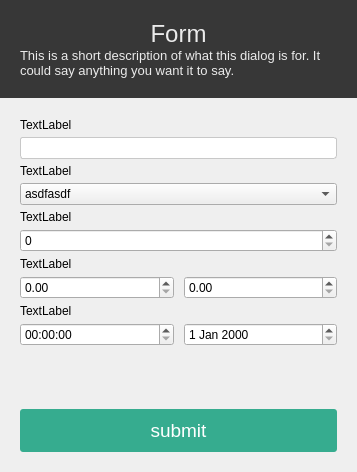
<?xml version="1.0" encoding="UTF-8"?>
<ui version="4.0">
 <class>Dialog</class>
 <widget class="QDialog" name="Dialog">
  <property name="windowModality">
   <enum>Qt::WindowModal</enum>
  </property>
  <property name="geometry">
   <rect>
    <x>0</x>
    <y>0</y>
    <width>357</width>
    <height>472</height>
   </rect>
  </property>
  <property name="windowTitle">
   <string>Dialog</string>
  </property>
  <property name="modal">
   <bool>true</bool>
  </property>
  <layout class="QVBoxLayout" name="verticalLayout_2" stretch="0,0,0">
   <property name="spacing">
    <number>0</number>
   </property>
   <property name="margin">
    <number>0</number>
   </property>
   <item>
    <widget class="QWidget" name="widget" native="true">
     <property name="sizePolicy">
      <sizepolicy hsizetype="Minimum" vsizetype="Minimum">
       <horstretch>0</horstretch>
       <verstretch>0</verstretch>
      </sizepolicy>
     </property>
     <property name="mouseTracking">
      <bool>false</bool>
     </property>
     <property name="acceptDrops">
      <bool>false</bool>
     </property>
     <property name="autoFillBackground">
      <bool>false</bool>
     </property>
     <property name="styleSheet">
      <string notr="true">background: rgb(55, 55, 55);</string>
     </property>
     <property name="form_header" stdset="0">
      <bool>true</bool>
     </property>
     <layout class="QGridLayout" name="gridLayout_3">
      <property name="horizontalSpacing">
       <number>10</number>
      </property>
      <property name="verticalSpacing">
       <number>0</number>
      </property>
      <property name="margin">
       <number>20</number>
      </property>
      <item row="0" column="0">
       <widget class="QLabel" name="Title">
        <property name="layoutDirection">
         <enum>Qt::LeftToRight</enum>
        </property>
        <property name="autoFillBackground">
         <bool>false</bool>
        </property>
        <property name="styleSheet">
         <string notr="true">font: 18pt;
color: rgb(235, 235, 235);</string>
        </property>
        <property name="text">
         <string>Form</string>
        </property>
        <property name="alignment">
         <set>Qt::AlignCenter</set>
        </property>
        <property name="form_title" stdset="0">
         <bool>true</bool>
        </property>
       </widget>
      </item>
      <item row="1" column="0">
       <widget class="QLabel" name="description">
        <property name="styleSheet">
         <string notr="true">font: 10pt;
color: rgb(235, 235, 235);</string>
        </property>
        <property name="text">
         <string>This is a short description of what this dialog is for. It could say anything you want it to say.</string>
        </property>
        <property name="wordWrap">
         <bool>true</bool>
        </property>
        <property name="form_description" stdset="0">
         <bool>true</bool>
        </property>
       </widget>
      </item>
     </layout>
    </widget>
   </item>
   <item>
    <widget class="QWidget" name="widget_2" native="true">
     <property name="autoFillBackground">
      <bool>true</bool>
     </property>
     <layout class="QGridLayout" name="gridLayout">
      <property name="horizontalSpacing">
       <number>10</number>
      </property>
      <property name="verticalSpacing">
       <number>5</number>
      </property>
      <property name="margin">
       <number>20</number>
      </property>
      <item row="12" column="0">
       <widget class="QTimeEdit" name="timeEdit">
        <property name="DateField" stdset="0">
         <bool>true</bool>
        </property>
        <property name="SpinField" stdset="0">
         <bool>true</bool>
        </property>
       </widget>
      </item>
      <item row="12" column="1">
       <widget class="QDateEdit" name="dateEdit">
        <property name="DateField" stdset="0">
         <bool>true</bool>
        </property>
        <property name="SpinField" stdset="0">
         <bool>true</bool>
        </property>
       </widget>
      </item>
      <item row="1" column="0" colspan="2">
       <widget class="QLineEdit" name="lineEdit">
        <property name="styleSheet">
         <string notr="true">height: 20;
background: rgb(255, 255, 255);
border: 1px solid rgb(200, 200, 200);
border-radius: 3px;</string>
        </property>
        <property name="StringField" stdset="0">
         <bool>true</bool>
        </property>
       </widget>
      </item>
      <item row="3" column="0" colspan="2">
       <widget class="QComboBox" name="comboBox">
        <property name="StringOptionField" stdset="0">
         <bool>true</bool>
        </property>
        <property name="OptionField" stdset="0">
         <bool>true</bool>
        </property>
        <item>
         <property name="text">
          <string>asdfasdf</string>
         </property>
        </item>
        <item>
         <property name="text">
          <string>asdfasdfasdf</string>
         </property>
        </item>
        <item>
         <property name="text">
          <string>asgasdgsdag</string>
         </property>
        </item>
        <item>
         <property name="text">
          <string>sagdsadgasdg</string>
         </property>
        </item>
       </widget>
      </item>
      <item row="13" column="0" colspan="2">
       <spacer name="verticalSpacer">
        <property name="orientation">
         <enum>Qt::Vertical</enum>
        </property>
        <property name="sizeHint" stdset="0">
         <size>
          <width>20</width>
          <height>40</height>
         </size>
        </property>
       </spacer>
      </item>
      <item row="5" column="0" colspan="2">
       <widget class="QSpinBox" name="spinBox">
        <property name="IntField" stdset="0">
         <bool>true</bool>
        </property>
        <property name="SpinField" stdset="0">
         <bool>true</bool>
        </property>
       </widget>
      </item>
      <item row="7" column="1">
       <widget class="QDoubleSpinBox" name="doubleSpinBox_2">
        <property name="FloatField" stdset="0">
         <bool>true</bool>
        </property>
        <property name="SpinField" stdset="0">
         <bool>true</bool>
        </property>
       </widget>
      </item>
      <item row="7" column="0">
       <widget class="QDoubleSpinBox" name="doubleSpinBox">
        <property name="FloatField" stdset="0">
         <bool>true</bool>
        </property>
        <property name="SpinField" stdset="0">
         <bool>true</bool>
        </property>
       </widget>
      </item>
      <item row="0" column="0" colspan="2">
       <widget class="QLabel" name="label">
        <property name="text">
         <string>TextLabel</string>
        </property>
        <property name="form_label" stdset="0">
         <bool>false</bool>
        </property>
       </widget>
      </item>
      <item row="2" column="0" colspan="2">
       <widget class="QLabel" name="label_2">
        <property name="text">
         <string>TextLabel</string>
        </property>
       </widget>
      </item>
      <item row="4" column="0" colspan="2">
       <widget class="QLabel" name="label_3">
        <property name="text">
         <string>TextLabel</string>
        </property>
       </widget>
      </item>
      <item row="6" column="0" colspan="2">
       <widget class="QLabel" name="label_4">
        <property name="text">
         <string>TextLabel</string>
        </property>
       </widget>
      </item>
      <item row="8" column="0" colspan="2">
       <widget class="QLabel" name="label_5">
        <property name="text">
         <string>TextLabel</string>
        </property>
       </widget>
      </item>
     </layout>
    </widget>
   </item>
   <item>
    <widget class="QWidget" name="widget_3" native="true">
     <property name="autoFillBackground">
      <bool>true</bool>
     </property>
     <layout class="QHBoxLayout" name="horizontalLayout">
      <property name="spacing">
       <number>0</number>
      </property>
      <property name="margin">
       <number>20</number>
      </property>
      <item>
       <widget class="QPushButton" name="submit">
        <property name="styleSheet">
         <string notr="true">color: rgb(255, 255, 255);
font: 14pt;
background: rgb(54, 172, 143);
border: 0;
border-radius: 3px;
padding: 10px;</string>
        </property>
        <property name="text">
         <string>submit</string>
        </property>
       </widget>
      </item>
     </layout>
    </widget>
   </item>
  </layout>
 </widget>
 <resources/>
 <connections/>
</ui>
